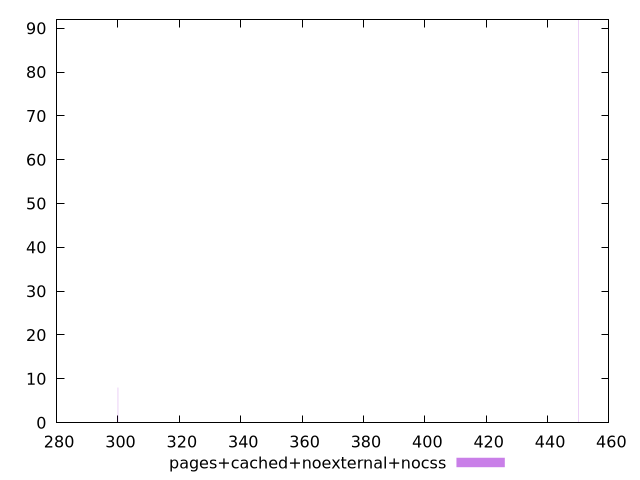

This figure's gnuplot source:
$_pagesCachedNoexternalNocss <<EOF
450 92
300 8
EOF
set key outside below
set terminal pngcairo
set output "report_00006_2020-11-02T20-21-41.718Z/uses-text-compression/pages+cached+noexternal+nocss//raw_hist.png"
set yrange [0:92]
set boxwidth 0.1
set style fill transparent solid 0.5 noborder
plot $_pagesCachedNoexternalNocss title "pages+cached+noexternal+nocss" with boxes ,
